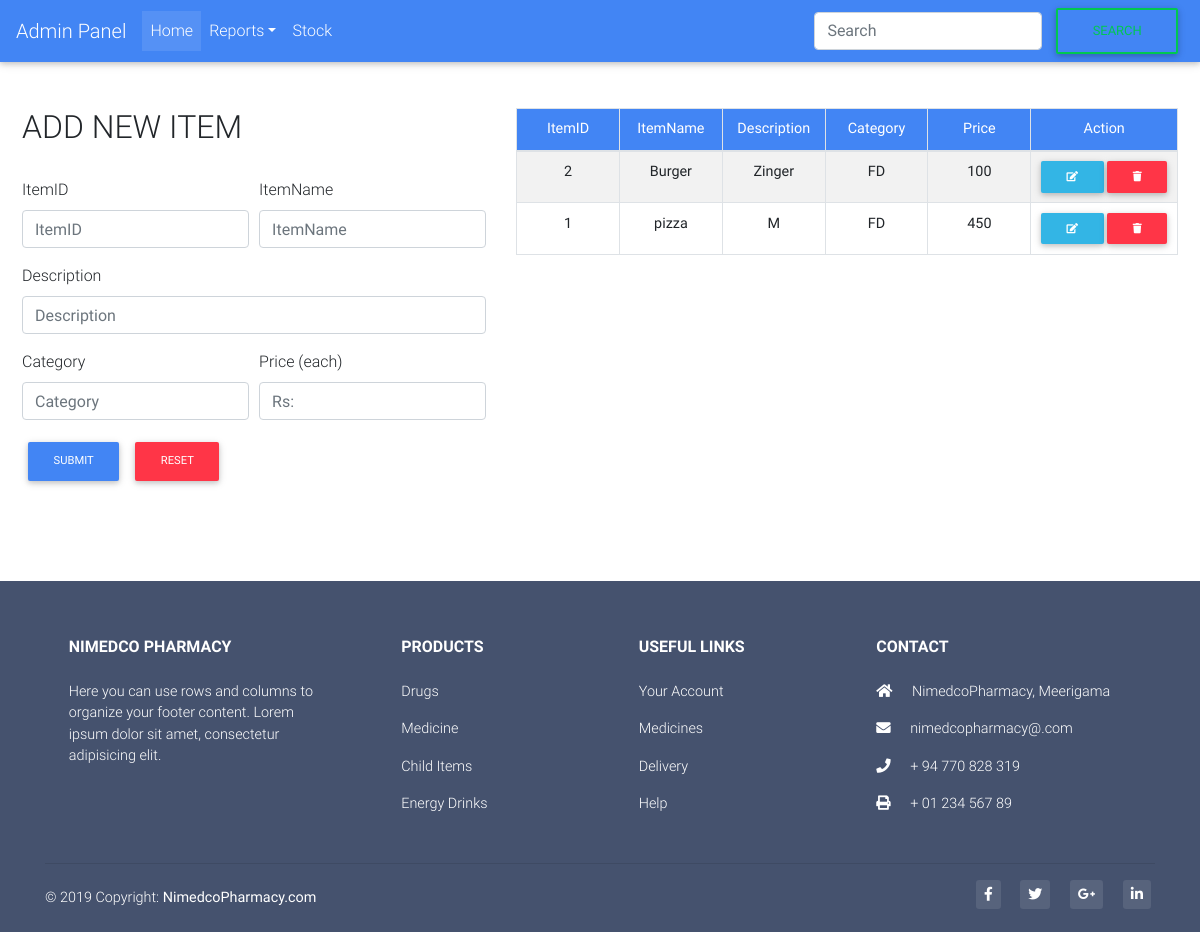
The app's page /StockItem.php with its own data.
### tables this page shows
CREATE TABLE `stockitem` (
  `id` int(11) NOT NULL,
  `ItemID` varchar(45) DEFAULT NULL,
  `ItemName` varchar(45) DEFAULT NULL,
  `Description` varchar(45) DEFAULT NULL,
  `Category` varchar(45) DEFAULT NULL,
  `Price` double DEFAULT NULL,
  `ItemQuantity` int(11) DEFAULT 0
);

### StockItem_process.php (called while the page is built, shortened)
<?php
$update = false;
$ItemID = '';
$ItemName ='';
$Description ='';
$Category ='';
$Price ='';
?>

### StockItem.php (the view, shortened to what this page needs)
<!DOCTYPE html>
<html lang="en">
<head>
  <link rel="stylesheet" href="https://use.fontawesome.com/releases/v5.8.2/css/all.css">
  <link rel="stylesheet" type="text/css" href="https://cdn.datatables.net/v/bs4/dt-1.10.18/datatables.min.css"/>
  <link href="css/bootstrap.min.css" rel="stylesheet">
  <link href="css/mdb.min.css" rel="stylesheet">
  <link href="css/style.css" rel="stylesheet">
</head>
<body>
  <nav class="navbar navbar-expand-lg navbar-dark primary-color">
        <a class="navbar-brand" href="Dashboard.php">Admin Panel</a>
        <div class="collapse navbar-collapse" id="basicExampleNav">
          <ul class="navbar-nav mr-auto">
            <li class="nav-item active">
              <a class="nav-link" href="index.php">Home
              </a>
            </li>
            <li class="nav-item dropdown">
              <a class="nav-link dropdown-toggle" id="navbarDropdownMenuLink" data-toggle="dropdown"
                aria-haspopup="true" aria-expanded="false">Reports</a>
            </li>
            <li class="nav-item">
              <a class="nav-link" href="stock.php">Stock</a>
            </li>
          </ul>
          <form class="form-inline my-2 my-lg-0 align-self-stretch">
              <input class="form-control mr-sm-2" type="search" placeholder="Search" aria-label="Search">
              <button class="btn btn-outline-success my-2 my-sm-0" type="submit">Search</button>
            </form>
        </div>
      </nav>
  <br>
  <div class="" style="margin: 22px;">
      <div class="row">
        <div class="col-md-5">
        <?php require_once 'StockItem_process.php'; ?>
    <?php
		              if ($update == true):
		            ?>
                  <h2>UPDATE ITEM DETAILS</h2>
		            <?php else: ?>
                <h2>ADD NEW ITEM</h2>
                  <?php endif; ?>
          <br>
          <form name="addItemForm" method="POST" action="StockItem_process.php">
              <div class="form-row">
                <div class="form-group col-md-6">
                    <label for="ItemID">ItemID</label>
                    <input type="text" class="form-control" value ="<?php echo $ItemID; ?>" name="ItemID" id="ItemID" placeholder="ItemID">
                  </div>
                  <div class="form-group col-md-6">
                    <label for="ItemName">ItemName</label>
                    <input type="text" class="form-control" value ="<?php echo $ItemName; ?>" id="ItemName" name="ItemName" placeholder="ItemName">
                  </div>
                </div>
                <div class="form-group">
                  <label for="Description">Description</label>
                  <input type="text" class="form-control" value ="<?php echo $Description; ?>" id="Description" name="Description"  placeholder="Description">
                </div>
                <div class="form-row">
                    <div class="form-group col-md-6">
                <label for="Category">Category</label>
                <input type="text" class="form-control" value ="<?php echo $Category; ?>" name="Category" id="Category" placeholder="Category">
                </div>
                <div class="form-group col-md-6">
                    <label for="Price">Price (each)</label>
                    <input type="text" class="form-control" value ="<?php echo $Price; ?>" name="Price" id="Price" placeholder="Rs:">
                  </div></div>
                <?php
		              if ($update == true):
		            ?>
                  <button type="submit" class="btn btn-warning btn-md" name="update" onclick="javascript: return validateAddItemForm();">Update</button>
                  <button type="submit" class="btn btn-danger btn-md" name="cancle" onclick="action='StockItem.php';">Cancle</button>
		            <?php else: ?>
		            	<button type="submit" class="btn btn-primary btn-md" name="save" onclick="javascript: return validateAddItemForm();">SUBMIT</button>
                  <button type="reset" class="btn btn-danger btn-md">RESET</button>
                  <?php endif; ?>
            </form>
            <br><br><br>
        </div>
        <?php
	      $mysqli = new mysqli('localhost', 'root', '', 'nimedco') or die(mysqli_error($mysqli));
        	$result = $mysqli->query("SELECT * FROM stockitem order by id desc") or die($mysqli->error);
        ?>
      <div class="col">
          <table id="dtBasicExample" class="table table-striped table-bordered table-sm" cellspacing="0" width="100%">
              <thead style="color: white;" class="bg-primary" align="center">
                <tr>
                  <th class="th-sm">ItemID
                  </th>
                  <th class="th-sm">ItemName
                  </th>
                  <th class="th-sm">Description
                  </th>
                  <th class="th-sm">Category
                  </th>
                  <th class="th-sm">Price
                  </th>
                  <th class="th-sm">Action
                  </th>
                </tr>
              </thead>
              <tbody>
              <?php
		          	while($row = $result->fetch_assoc()): ?>
			          	<tr align="center">
					          <td><b><?php echo $row['ItemID']; ?></b></td>
                    <td><b><?php echo $row['ItemName']; ?></b></td>
                    <td><b><?php echo $row['Description']; ?></b></td>
                    <td><b><?php echo $row['Category']; ?></b></td>
                    <td><b><?php echo $row['Price']; ?></b></td>
				          	<td align="center">
					            	<a href="StockItem.php?edit=<?php echo $row['id']; ?>"
                          class ="btn btn-info btn-sm" >
                          <i class="fa fa-edit"></i>
                        </a>
					            	<a href="StockItem_process.php?delete=<?php echo $row['id']; ?>"
                          class ="btn btn-danger btn-sm">
                          <i class="fa fa-trash"></i>
                        </a>
				          	</td>
			          	</tr>
			        <?php endwhile; ?>
              </tbody>
            </table>
            <br>
      </div>
    </div>
  </div>
<footer class="page-footer font-small mdb-color pt-4">
    <div class="container text-center text-md-left">
      <div class="row text-center text-md-left mt-3 pb-3">
        <div class="col-md-3 col-lg-3 col-xl-3 mx-auto mt-3">
          <h6 class="text-uppercase mb-4 font-weight-bold">Nimedco Pharmacy</h6>
          <p>Here you can use rows and columns to organize your footer content. Lorem ipsum dolor sit amet,
            consectetur
            adipisicing elit.</p>
        </div>
        <div class="col-md-2 col-lg-2 col-xl-2 mx-auto mt-3">
          <h6 class="text-uppercase mb-4 font-weight-bold">Products</h6>
          <p>
            <a href="#!">Drugs</a>
          </p>
          <p>
            <a href="#!">Medicine</a>
          </p>
          <p>
            <a href="#!">Child Items</a>
          </p>
          <p>
            <a href="#!">Energy Drinks</a>
          </p>
        </div>
        <div class="col-md-3 col-lg-2 col-xl-2 mx-auto mt-3">
          <h6 class="text-uppercase mb-4 font-weight-bold">Useful links</h6>
          <p>
            <a href="#!">Your Account</a>
          </p>
          <p>
            <a href="#!">Medicines</a>
          </p>
          <p>
            <a href="#!">Delivery</a>
          </p>
          <p>
            <a href="#!">Help</a>
          </p>
        </div>
        <div class="col-md-4 col-lg-3 col-xl-3 mx-auto mt-3">
          <h6 class="text-uppercase mb-4 font-weight-bold">Contact</h6>
          <p>
            <i class="fas fa-home mr-3"></i> NimedcoPharmacy, Meerigama</p>
          <p>
            <i class="fas fa-envelope mr-3"></i> nimedcopharmacy@.com</p>
          <p>
            <i class="fas fa-phone mr-3"></i> + 94 770 828 319</p>
          <p>
            <i class="fas fa-print mr-3"></i> + 01 234 567 89</p>
        </div>
      </div>
      <hr>
      <div class="row d-flex align-items-center">
        <div class="col-md-7 col-lg-8">
          <p class="text-center text-md-left">© 2019 Copyright:
            <a href="https://mdbootstrap.com/education/bootstrap/">
              <strong> NimedcoPharmacy.com</strong>
            </a>
          </p>
        </div>
        <div class="col-md-5 col-lg-4 ml-lg-0">
          <div class="text-center text-md-right">
            <ul class="list-unstyled list-inline">
              <li class="list-inline-item">
                <a class="btn-floating btn-sm rgba-white-slight mx-1">
                  <i class="fab fa-facebook-f"></i>
                </a>
              </li>
              <li class="list-inline-item">
                <a class="btn-floating btn-sm rgba-white-slight mx-1">
                  <i class="fab fa-twitter"></i>
                </a>
              </li>
              <li class="list-inline-item">
                <a class="btn-floating btn-sm rgba-white-slight mx-1">
                  <i class="fab fa-google-plus-g"></i>
                </a>
              </li>
              <li class="list-inline-item">
                <a class="btn-floating btn-sm rgba-white-slight mx-1">
                  <i class="fab fa-linkedin-in"></i>
                </a>
              </li>
            </ul>
          </div>
        </div>
      </div>
    </div>
  </footer>
  </body>
  </html>

### records on screen
stockitem: ItemID "2", ItemName "Burger", Description "Zinger", Category "FD", Price "100"
stockitem: ItemID "1", ItemName "pizza", Description "M", Category "FD", Price "450"
